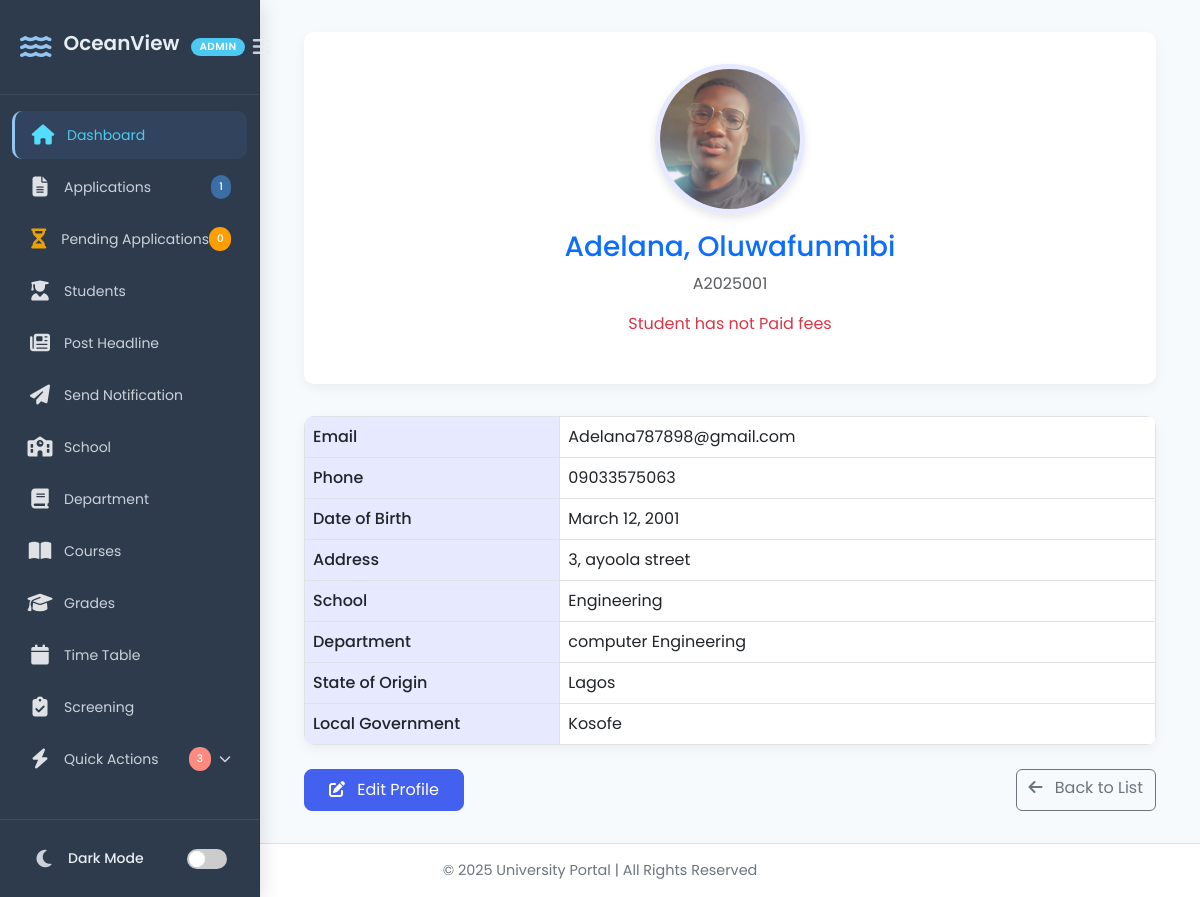
/student-profile/view/36/, run on the app's committed database.
### portal/models.py (models this page shows, shortened)
class Student(models.Model):
    surname = models.CharField(max_length=100)
    first_name = models.CharField(max_length=100)
    other_name = models.CharField(max_length=100, blank=True, null=True)
    email = models.EmailField(unique=True)
    phone_number = models.CharField(max_length=11)
    address = models.CharField(max_length=100)
    state_of_origin = models.ForeignKey('State', on_delete=models.CASCADE)
    local_government = models.ForeignKey('Lga', on_delete=models.CASCADE)
    date_of_birth = models.DateField()
    school = models.ForeignKey('School', on_delete=models.CASCADE)
    department = models.ForeignKey('Department', on_delete=models.CASCADE)
    application_number = models.CharField(max_length=10, unique=True, blank=True)
    profile_picture = models.ImageField(
        upload_to="profile_pics/",
        blank=True,
        null=True,
        default="default-profile.png"
    )
    academic_session = models.ForeignKey('AcademicSession', on_delete=models.CASCADE, related_name="students")
    created_at = models.DateTimeField(default=now, editable=True)
    year = models.ForeignKey('Year', on_delete=models.CASCADE)
    semester = models.ForeignKey('Semester', null=True, blank=True, on_delete=models.SET_NULL)
    has_paid_school_fees = models.BooleanField(default=False)
    has_paid_acceptance_fee = models.BooleanField(default=False)
    matric_number = models.CharField(max_length=20, unique=True, blank=True, null=True)

class School(models.Model):
    name = models.CharField(max_length=100, unique=True)

class Department(models.Model):
    name = models.CharField(max_length=100)
    school = models.ForeignKey(School, on_delete=models.CASCADE, related_name="departments")

class State(models.Model):
    name = models.CharField(max_length=100, unique=True)
    def __str__(self):
        return self.name

class Lga(models.Model):
    name = models.CharField(max_length=100)
    state_of_origin = models.ForeignKey(State, on_delete=models.CASCADE, related_name="lgas")
    def __str__(self):
        return self.name

### crm/views.py (the view)
# urls.py: path('student-profile/view/<int:student_id>/', view_student, name='view_student'),
def view_student(request, student_id):
    student = get_object_or_404(Student, id=student_id)
    total_applications = Application.objects.count()
    total_pending_application = Application.objects.filter(is_approved='pending').count()
    return render(request, "crm/student_profile.html", {"student": student, 'total_pending_application':total_pending_application, 'total_applications': total_applications})

### crm/templates/crm/student_profile.html (shortened to what this page needs)
{% load static %}
<!DOCTYPE html>
<html lang="en">
<head>
    <link href="https://cdn.jsdelivr.net/npm/bootstrap@5.3.0/dist/css/bootstrap.min.css" rel="stylesheet">
    <link rel="stylesheet" href="https://cdnjs.cloudflare.com/ajax/libs/font-awesome/6.0.0/css/all.min.css">
    <link rel="stylesheet" href="{% static 'crm/css/student_profile.css' %}">
</head>
<body>
    {% include 'crm/sidebar.html' %}
    <div class="main-content">
        <div class="container-fluid">
            <div class="profile-card text-center">
                {% if student.profile_picture %}
                    <img src="{{ student.profile_picture.url }}" alt="Profile Picture" class="profile-picture">
                {% else %}
                    <img src="{% static 'images/default-profile.png' %}" alt="Default Profile" class="profile-picture">
                {% endif %}
                <h3 class="mt-3 text-primary">{{ student.surname }}, {{ student.first_name }}</h3>
                <p class="text-muted">{{ student.application_number }}</p>
                {% if student.has_paid_school_fees == 'True'  %}
                <p class="text-muted">{{ student.matric_number }}</p>
                {% else %}
                <p class="text-danger">Student has not Paid fees</p>
                {% endif %}
            </div>
            <table class="table table-bordered info-table">
                <tbody>
                    <tr><th>Email</th> <td>{{ student.email }}</td></tr>
                    <tr><th>Phone</th> <td>{{ student.phone_number }}</td></tr>
                    <tr><th>Date of Birth</th> <td>{{ student.date_of_birth|date:"F j, Y" }}</td></tr>
                    <tr><th>Address</th> <td>{{ student.address }}</td></tr>
                    <tr><th>School</th> <td>{{ student.school.name }}</td></tr>
                    <tr><th>Department</th> <td>{{ student.department.name }}</td></tr>
                    <tr><th>State of Origin</th> <td>{{ student.state_of_origin }}</td></tr>
                    <tr><th>Local Government</th> <td>{{ student.local_government }}</td></tr>
                </tbody>
            </table>
            <div class="d-flex justify-content-between mt-4">
                <a href="{% url 'edit_student' student.id %}" class="btn btn-primary">
                    <i class="fas fa-edit me-2"></i> Edit Profile
                </a>
                <a href="{% url 'applicant_list' %}" class="btn btn-outline-secondary">
                    <i class="fas fa-arrow-left me-2"></i> Back to List
                </a>
            </div>
        </div>
    </div>
    <div class="footer text-center">
        © 2025 University Portal | All Rights Reserved
    </div>
</body>
</html>

### crm/static/crm/css/student_profile.css (style rules this page uses)
:root { --primary-color: #4361ee; --primary-light: #e6e9ff; --sidebar-width: 280px; --text-dark: #2b2d42; --text-light: #6c757d; }
body { font-family: 'Poppins', sans-serif; background-color: #f8f9fa; display: flex; flex-direction: column; min-height: 100vh; color: var(--text-dark); }
.main-content { margin-left: var(--sidebar-width); padding: 2rem; flex: 1; transition: margin-left 0.3s; }
.profile-card { background-color: white; border-radius: 10px; padding: 2rem; box-shadow: 0 4px 12px rgba(0, 0, 0, 0.05); margin-bottom: 2rem; }
.profile-picture { width: 150px; height: 150px; border-radius: 50%; object-fit: cover; border: 5px solid var(--primary-light); box-shadow: 0 4px 8px rgba(0, 0, 0, 0.1); }
.info-table { background-color: white; border-radius: 10px; overflow: hidden; box-shadow: 0 4px 12px rgba(0, 0, 0, 0.05); }
.info-table th { background-color: var(--primary-light); width: 30%; font-weight: 500; }
.footer { background-color: white; padding: 1rem; border-top: 1px solid #dee2e6; font-size: 0.9rem; color: var(--text-light); }
.btn-primary { background-color: var(--primary-color); border-color: var(--primary-color); padding: 0.5rem 1.5rem; border-radius: 8px; }

### crm/static/crm/css/sidebar.css (style rules this page uses)
:root { --sidebar-bg: #2b2d42; --sidebar-text: #ffffff; --sidebar-text-light: rgba(255, 255, 255, 0.8); --sidebar-accent: #4cc9f0; --sidebar-primary: #4361ee; --sidebar-primary-light: rgba(67, 97, 238, 0.1); --sidebar-danger: #ef233c; --sidebar-warning: #ff9e00; --sidebar-success: #38b000; --sidebar-width: 280px; --sidebar-collapsed-width: 80px; --sidebar-transition: all 0.3s cubic-bezier(0.4, 0, 0.2, 1); --sidebar-border-radius: 10px; --sidebar-shadow: 0 4px 20px rgba(0, 0, 0, 0.15); }
:root { --ocean-deep: #1a365d; --ocean-mid: #2c5282; --ocean-light: #90cdf4; --accent: #63b3ed; --sidebar-bg: #2d3748; --sidebar-text: #e2e8f0; --sidebar-text-light: rgba(226, 232, 240, 0.8); --sidebar-primary: #4299e1; --sidebar-danger: #fc8181; --sidebar-success: #68d391; }
body { background: #f7fafc; }
body::before, body::after { display: none; }
:root { --ocean-deep: #1e3a5f; --ocean-mid: #3a6ea5; --ocean-light: #94c6f2; --coral-soft: #ff8a80; --sidebar-bg: #2d3b4d; --sidebar-text: #e8edf3; --sidebar-text-light: rgba(232, 237, 243, 0.85); --sidebar-primary: #5a8ed0; --sidebar-danger: #ff6e6e; --sidebar-success: #7bcba7; --sidebar-width: 260px; --sidebar-collapsed-width: 72px; --sidebar-transition: all 0.25s ease-out; }

### data on the page
Student: profile_picture (picture), surname "Adelana", first_name "Oluwafunmibi", application_number "A2025001", email "Adelana787898@gmail.com", phone_number "09033575063", date_of_birth "March 12, 2001", address "3, ayoola street", school.name "Engineering", department.name "computer Engineering", state_of_origin "Lagos", local_government "Kosofe"

### other printed values
{{ total_applications }} "1"
{{ total_pending_application }} "0"
